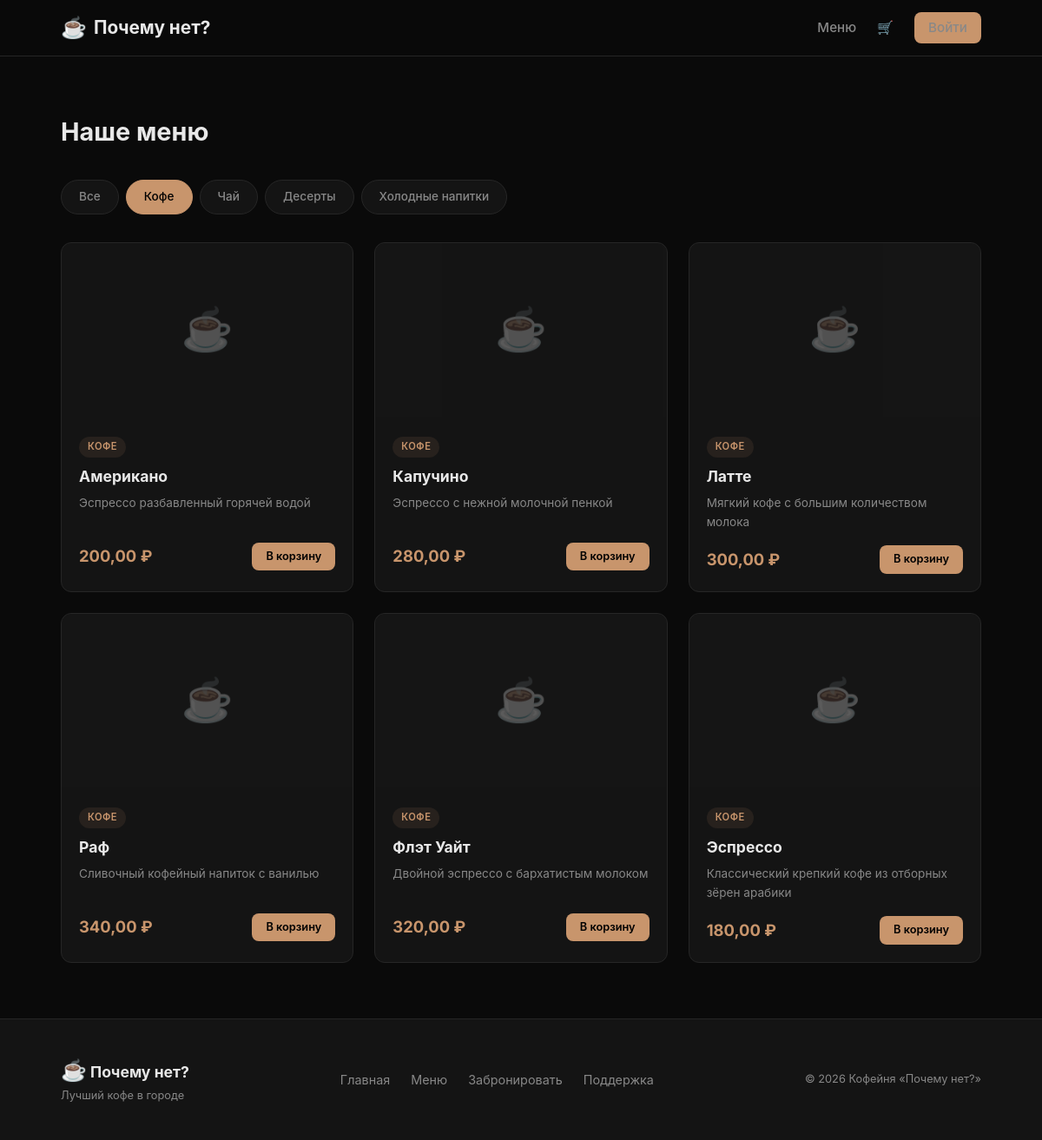
Page /menu/?category=coffee on the committed database.
### menu/models.py (models this page shows, shortened)
class Category(models.Model):
    name = models.CharField('Название', max_length=100)
    slug = models.SlugField(unique=True)
    class Meta:
        verbose_name = 'Категория'
        verbose_name_plural = 'Категории'

class Product(models.Model):
    category = models.ForeignKey(Category, on_delete=models.CASCADE, related_name='products')
    name = models.CharField('Название', max_length=200)
    description = models.TextField('Описание', blank=True)
    price = models.DecimalField('Цена', max_digits=8, decimal_places=2)
    image = models.ImageField('Фото', upload_to='products/', blank=True)
    is_available = models.BooleanField('Доступен', default=True, db_index=True)
    class Meta:
        verbose_name = 'Товар'
        verbose_name_plural = 'Товары'
        ordering = ['category', 'name']
        constraints = [
            models.CheckConstraint(check=models.Q(price__gte=0), name='product_price_positive')
        ]

### menu/views.py (the view)
# urls.py: path('menu/', views.menu_view, name='menu'),
def menu_view(request):
    categories = Category.objects.prefetch_related('products').all()
    active_category = request.GET.get('category')
    if active_category:
        products = Product.objects.filter(category__slug=active_category, is_available=True)
    else:
        products = Product.objects.filter(is_available=True)
    return render(request, 'menu/menu.html', {
        'categories': categories,
        'products': products,
        'active_category': active_category,
    })

### orders/context_processors.py (called while the page is built)
def cart_count(request):
    cart = request.session.get('cart', {})
    count = sum(item['qty'] for item in cart.values())
    return {'cart_count': count}

### templates/menu/menu.html (shortened to what this page needs)
{% extends 'base.html' %}
{% block content %}
<section class="section">
    <div class="container">
        <h1 class="section-title">Наше меню</h1>
        <div class="category-tabs">
            <a href="{% url 'menu' %}" class="tab {% if not active_category %}tab-active{% endif %}">Все</a>
            {% for cat in categories %}
            <a href="{% url 'menu' %}?category={{ cat.slug }}" class="tab {% if active_category == cat.slug %}tab-active{% endif %}">
                {{ cat.name }}
            </a>
            {% endfor %}
        </div>
        <div class="product-grid">
            {% for product in products %}
            <div class="product-card">
                {% if product.image %}
                <div class="product-img" style="background-image: url('{{ product.image.url }}')"></div>
                {% else %}
                <div class="product-img product-img-placeholder">☕</div>
                {% endif %}
                <div class="product-info">
                    <span class="product-category-badge">{{ product.category.name }}</span>
                    <h3>{{ product.name }}</h3>
                    <p class="product-desc">{{ product.description|truncatewords:15 }}</p>
                    <div class="product-bottom">
                        <span class="product-price">{{ product.price }} ₽</span>
                        <a href="{% url 'add_to_cart' product.pk %}" class="btn btn-primary btn-sm">В корзину</a>
                    </div>
                </div>
            </div>
            {% empty %}
            <p class="empty-text">В этой категории пока нет товаров.</p>
            {% endfor %}
        </div>
    </div>
</section>
{% endblock %}

### static/css/style.css (style rules this page uses)
*, *::before, *::after { margin: 0; padding: 0; box-sizing: border-box; }
:root { --bg: #0a0a0a; --bg-card: #141414; --bg-card-hover: #1c1c1c; --bg-input: #1a1a1a; --text: #e8e8e8; --text-muted: #888; --accent: #c8956c; --accent-hover: #d4a57c; --border: #262626; --success: #4ade80; --error: #f87171; --radius: 12px; --radius-sm: 8px; --shadow: 0 4px 24px rgba(0,0,0,.4); --transition: .25s ease; }
html { scroll-behavior: smooth; }
body { font-family: 'Inter', -apple-system, sans-serif; background: var(--bg); color: var(--text); line-height: 1.6; min-height: 100vh; display: flex; flex-direction: column; }
a { color: var(--accent); text-decoration: none; transition: color var(--transition); }
.container { max-width: 1100px; margin: 0 auto; padding: 0 20px; }
.btn { display: inline-flex; align-items: center; justify-content: center; padding: 10px 24px; border-radius: var(--radius-sm); font-weight: 600; font-size: .9rem; border: none; cursor: pointer; transition: all var(--transition); text-decoration: none; }
.btn-primary { background: var(--accent); color: #000; }
.btn-sm { padding: 6px 16px; font-size: .8rem; }
.section { padding: 64px 0; }
.section-title { font-size: 1.8rem; font-weight: 700; margin-bottom: 32px; }
.product-grid { display: grid; grid-template-columns: repeat(auto-fill, minmax(280px, 1fr)); gap: 24px; }
.product-card { background: var(--bg-card); border: 1px solid var(--border); border-radius: var(--radius); overflow: hidden; transition: all var(--transition); }
.product-img { height: 200px; background-size: cover; background-position: center; background-color: #1a1a1a; }
.product-img-placeholder { display: flex; align-items: center; justify-content: center; font-size: 3rem; opacity: .3; }
.product-info { padding: 20px; }
.product-info h3 { font-size: 1.1rem; margin-bottom: 6px; }
.product-desc { color: var(--text-muted); font-size: .85rem; margin-bottom: 16px; min-height: 40px; }
.product-bottom { display: flex; align-items: center; justify-content: space-between; }
.product-price { font-size: 1.15rem; font-weight: 700; color: var(--accent); }
.product-category-badge { display: inline-block; font-size: .7rem; font-weight: 600; text-transform: uppercase; color: var(--accent); background: rgba(200,149,108,.1); padding: 3px 10px; border-radius: 20px; margin-bottom: 8px; letter-spacing: .5px; }
.category-tabs { display: flex; gap: 8px; margin-bottom: 32px; flex-wrap: wrap; }
.tab { padding: 8px 20px; border-radius: 20px; font-size: .85rem; font-weight: 500; color: var(--text-muted); background: var(--bg-card); border: 1px solid var(--border); transition: all var(--transition); }
.tab-active { background: var(--accent); color: #000; border-color: var(--accent); }

### rows in the picture
Category: name "Кофе"
Category: name "Чай"
Category: name "Десерты"
Category: name "Холодные напитки"
Product: category.name "КОФЕ", name "Американо", description "Эспрессо разбавленный горячей водой", price "200,00"
Product: category.name "КОФЕ", name "Капучино", description "Эспрессо с нежной молочной пенкой", price "280,00"
Product: category.name "КОФЕ", name "Латте", description "Мягкий кофе с большим количеством молока", price "300,00"
Product: category.name "КОФЕ", name "Раф", description "Сливочный кофейный напиток с ванилью", price "340,00"
Product: category.name "КОФЕ", name "Флэт Уайт", description "Двойной эспрессо с бархатистым молоком", price "320,00"
Product: category.name "КОФЕ", name "Эспрессо", description "Классический крепкий кофе из отборных зёрен арабики", price "180,00"
